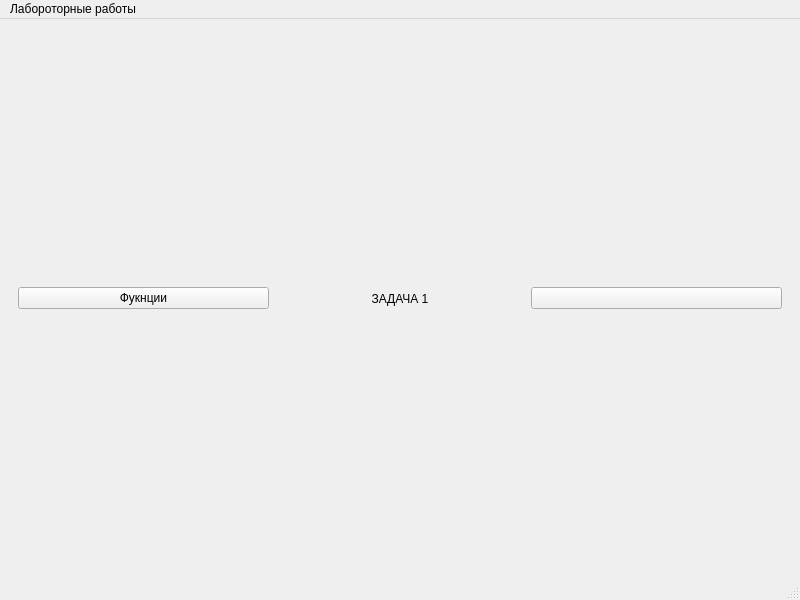
<?xml version="1.0" encoding="UTF-8"?>
<ui version="4.0">
 <class>MW0</class>
 <widget class="QMainWindow" name="MW0">
  <property name="geometry">
   <rect>
    <x>0</x>
    <y>0</y>
    <width>800</width>
    <height>600</height>
   </rect>
  </property>
  <property name="windowTitle">
   <string>MainWindow</string>
  </property>
  <widget class="QWidget" name="CW01">
   <layout class="QVBoxLayout" name="verticalLayout">
    <item>
     <widget class="QStackedWidget" name="SW011">
      <widget class="QWidget" name="P0111">
       <layout class="QHBoxLayout" name="horizontalLayout">
        <item>
         <widget class="QPushButton" name="BTN01111_func">
          <property name="text">
           <string>Фукнции</string>
          </property>
         </widget>
        </item>
        <item>
         <layout class="QVBoxLayout" name="vL01111">
          <item>
           <widget class="QLabel" name="LL011111">
            <property name="text">
             <string>ЗАДАЧА 1</string>
            </property>
            <property name="alignment">
             <set>Qt::AlignCenter</set>
            </property>
           </widget>
          </item>
         </layout>
        </item>
        <item>
         <widget class="QPushButton" name="BTN01112_n">
          <property name="text">
           <string/>
          </property>
         </widget>
        </item>
       </layout>
      </widget>
      <widget class="QWidget" name="P0112"/>
     </widget>
    </item>
   </layout>
  </widget>
  <widget class="QMenuBar" name="QMBar">
   <property name="geometry">
    <rect>
     <x>0</x>
     <y>0</y>
     <width>800</width>
     <height>22</height>
    </rect>
   </property>
   <widget class="QMenu" name="menu">
    <property name="title">
     <string>Лабороторные работы</string>
    </property>
    <addaction name="action_8_ZIP_JSON"/>
   </widget>
   <addaction name="menu"/>
  </widget>
  <widget class="QStatusBar" name="QSBar"/>
  <action name="action_8_ZIP_JSON">
   <property name="text">
    <string>ЛР-8 ZIP и JSON</string>
   </property>
  </action>
 </widget>
 <resources/>
 <connections/>
</ui>
